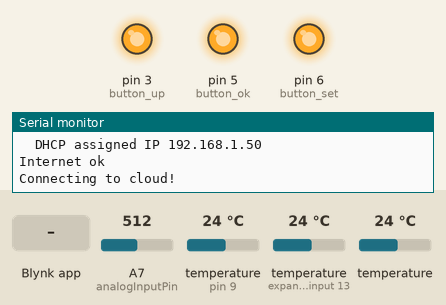
Recording of a sketch running on a simulated Arduino Nano, built with avr-gcc and run on an emulated ATmega328P. Shown: output pins drawn as LEDs (lit = HIGH), the last lines printed to the serial monitor. Inputs (shaded band) come from the test bench; at power-on: temperature 24 °C, A7 (analogInputPin) = 512, temperature (sensors on pin 9, expander input 13) 24 °C. WiFi joins after 1.5 s; servers stay silent unless stated; pins used as bus, display or sensor lines are not drawn.

Above: at 2.7 s.
2.8 s: Blynk app writes 1 to V1
At 3.0 s:
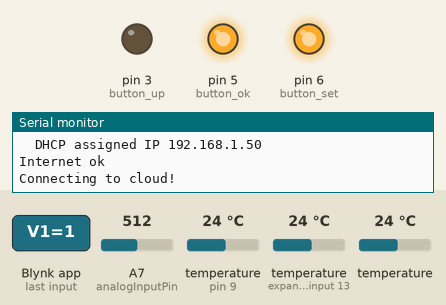
4.6 s: temperature (sensor 209) set to 9 °C
At 9.5 s:
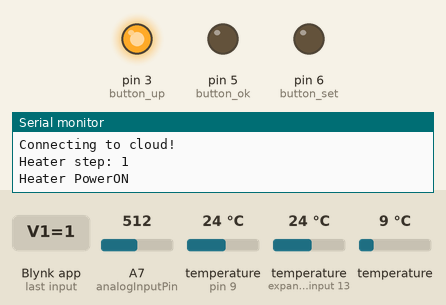
12.1 s: Blynk app writes 200 to V1
At 13.5 s:
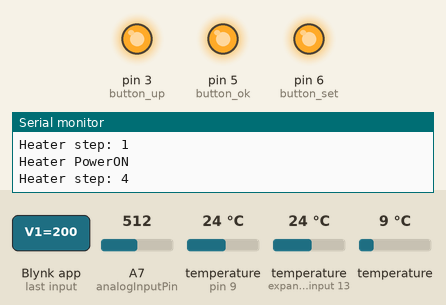
Timing chart, 0 to 15.1 s (numbered marks = the images above; inputs shaded):
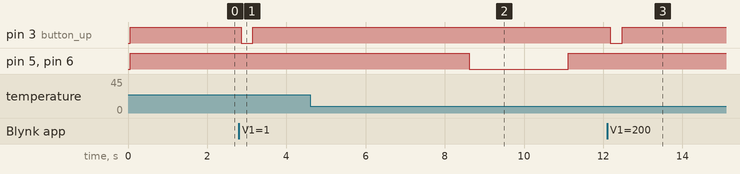

The sketch:

Carduino_v2.ino
```cpp
/*************************************************************
  This example shows how to use Arduino Ethernet shield (W5100)
  to connect your project to Blynk.

  NOTE: Pins 10, 11, 12 and 13 are reserved for Ethernet module.
        DON'T use them in your sketch directly!

  WARNING: If you have an SD card, you may need to disable it
        by setting pin 4 to HIGH. Read more here:
        https://www.arduino.cc/en/Main/ArduinoEthernetShield

  This is a simple demo of sending and receiving some data.
  Be sure to check out other examples!
 *************************************************************/

// Blynk App*******************************************************************
/* Fill-in information from Blynk Device Info here */
#define BLYNK_TEMPLATE_ID   "SECRET"
#define BLYNK_TEMPLATE_NAME "SECRET"
#define BLYNK_AUTH_TOKEN    "SECRET"
#define BLYNK_PRINT Serial
#define W5100_CS  10
#define SDCARD_CS 4
#include <BlynkSimpleEthernet.h>

/*
BlynkTimer timer;
// This function sends Arduino's up time every second to Virtual Pin (5).
void myTimerEvent()
{
  // You can send any value at any time.
  // Please don't send more that 10 values per second.
  Blynk.virtualWrite(V5, millis() / 1000);
}
*/

// Ethernet Shield*******************************************************************
#include <SPI.h>
#include <Ethernet.h>
// Enter a MAC address for your controller below.
// Newer Ethernet shields have a MAC address printed on a sticker on the shield
byte mac[] = { 0xDE, 0xAD, 0xBE, 0xEF, 0xFE, 0xED };
// Set the static IP address to use if the DHCP fails to assign
IPAddress ip(192, 168, 0, 177);
IPAddress myDns(192, 168, 0, 1);
// Initialize the Ethernet client library
// with the IP address and port of the server
// that you want to connect to (port 80 is default for HTTP):
char server[] = "www.google.com";    // name address for Google (using DNS) for tests

EthernetClient client;

// TempSensors*****************************************************************
#include <OneWire.h>
#include <DallasTemperature.h>
// Data wire is plugged into port 2 on the Arduino
#define ONE_WIRE_BUS 9 //Digital Pin
#define TEMPERATURE_PRECISION 9 //Bits
// Setup a oneWire instance to communicate with any OneWire devices
// (not just Maxim/Dallas temperature ICs)
OneWire oneWire(ONE_WIRE_BUS);
// Pass our oneWire reference to Dallas Temperature.
DallasTemperature sensors(&oneWire);
// arrays to hold device addresses
DeviceAddress TempSensorInsideFront, TempSensorInsideBack, TempSensorOutside;

//VOLTSENSOR*******************************************************************
const int analogInputPin = A7;
const float R1 = 30000.0;
const float R2 = 7500.0;
const float TriggerVolt = 13;
float VoltSensor = 0.0;
float vArduino = 0.0;
float vActual = 0.0;
int rawValueRead= 0;

// RELAYS def******************************************************************
const int consumer_power =  8;
const int heaterpower    =  7;
const int button_set     =  6;
const int button_ok      =  5;
const int button_down    =  4;
const int button_up      =  3;
const int button_power   =  2;

// VARS************************************************************************
bool blynk_started            = false;
int app_heatervalue           = 0;
int heater_stepvalue          = 0;
float temp_inside_front       = 0;
float temp_inside_back        = 0;
float temp_outside            = 0;
unsigned long previousMillis  = 0;        // Stores the time when the event was last triggered
unsigned long heaterStartTime = 0;        // Variable to store the time once heater got started
unsigned long heaterStopTime  = 0;        // Variable to store the time once stop impulse has sent
const long temp_interval      = 600000;   // 10 minutes in milliseconds
const long sensor_interval    = 10000;    // Interval in milliseconds (10 seconds)
const long cooldownDuration   = 600000;   // 10 min needed to cooldown the heater
bool heater_cooldown          = false;
bool heater_active            = false;

// SETUP************************************************************************
void setup()
{
  Serial.begin(9600);

  // TEMP
  sensors.begin(); // Start up the library
  Serial.print(sensors.getDeviceCount(), DEC);
  Serial.println(" devices.");
  if (!sensors.getAddress(TempSensorInsideFront, 0)) Serial.println("Unable to find address for TempSensor Inside Front");
  if (!sensors.getAddress(TempSensorInsideBack, 1)) Serial.println("Unable to find address for TempSensor Inside Back");
  if (!sensors.getAddress(TempSensorOutside, 2)) Serial.println("Unable to find address for TempSensor Outside");

  // Set the resolution to 9 bit per device
  sensors.setResolution(TempSensorInsideFront, TEMPERATURE_PRECISION);
  sensors.setResolution(TempSensorInsideBack, TEMPERATURE_PRECISION);
  sensors.setResolution(TempSensorOutside, TEMPERATURE_PRECISION);

  // Relais
  pinMode(consumer_power, OUTPUT);
  pinMode(heaterpower, OUTPUT);
  pinMode(button_set, OUTPUT);
  pinMode(button_ok, OUTPUT);
  pinMode(button_up, OUTPUT);
  pinMode(button_down, OUTPUT);
  pinMode(button_power, OUTPUT);
  digitalWrite(consumer_power, HIGH);
  digitalWrite(heaterpower, HIGH);
  digitalWrite(button_set, HIGH);
  digitalWrite(button_ok, HIGH);
  digitalWrite(button_up, HIGH);
  digitalWrite(button_down, HIGH);
  digitalWrite(button_power, HIGH);

  // start the Ethernet connection:
  Serial.println("Initialize Ethernet with DHCP:");
  if (Ethernet.begin(mac) == 0) {
    Serial.println("Failed to configure Ethernet using DHCP");
    // Check for Ethernet hardware present
    if (Ethernet.hardwareStatus() == EthernetNoHardware) {
      Serial.println("Ethernet shield was not found.  Sorry, can't run without hardware. :(");
      while (true) {
        delay(1); // do nothing, no point running without Ethernet hardware
      }
    }
    if (Ethernet.linkStatus() == LinkOFF) {
      Serial.println("Ethernet cable is not connected.");
    }
    // try to congifure using IP address instead of DHCP:
    Ethernet.begin(mac, ip, myDns);
  } else {
    Serial.print("  DHCP assigned IP ");
    Serial.println(Ethernet.localIP());
  }

  // Blynk
  pinMode(SDCARD_CS, OUTPUT);
  digitalWrite(SDCARD_CS, HIGH);            // Deselect the SD card
}

// *******************************************************************************

void BlynkLoop()
{
  //Check if connected with Blynk
  //Programm should work also without Blynk
  if (!Blynk.connected() && client.connect(server, 80))
  {
    client.stop();                                          //Internet is connected
    Serial.println("Internet ok");
    if (!blynk_started)
    {
      Blynk.config(BLYNK_AUTH_TOKEN);
      blynk_started = true;
    }
    Serial.println("Connecting to cloud!");
    Blynk.connect();
    //sync current values
    Blynk.virtualWrite(V0, app_heatervalue);                //Heater switch
    Blynk.virtualWrite(V1, heater_stepvalue);               //Heater steps
    Blynk.virtualWrite(V2, temp_inside_front);
    Blynk.virtualWrite(V3, temp_inside_back);
    Blynk.virtualWrite(V4, temp_outside);
  }
  else if (Blynk.connected())
  {
    //Blynk.syncAll();                         //optional for sync
    Blynk.run(); //runs all Blynk stuff
    //timer.run(); //runs Blynk timer
  }
}

float readVoltage()
{
  rawValueRead = analogRead(analogInputPin);
  vArduino = (rawValueRead * 5.0) / 1024.0;
  vActual = vArduino / (R2/(R1+R2));
  return vActual;
}

void printTemperature(DeviceAddress deviceAddress)
{
  float tempC = sensors.getTempC(deviceAddress);
  if(tempC == DEVICE_DISCONNECTED_C)
  {
    Serial.println("Error: Could not read temperature data");
    return;
  }
    // Serial.print("Temp °C: ");
    // Serial.print(tempC);
    // Serial.println("");
  if(deviceAddress == TempSensorInsideFront)
  {
    temp_inside_front = tempC;
  }
  if(deviceAddress == TempSensorInsideBack)
  {
    temp_inside_back = tempC;
  }
  if(deviceAddress == TempSensorOutside)
  {
    temp_outside = tempC;
  }
}

void printTempData(DeviceAddress deviceAddress)
{
  printTemperature(deviceAddress);
}

// This function is called every time the Virtual Pin 0 state changes
BLYNK_WRITE(V0) //Heater ON/OFF
{
  // Set incoming value from pin V0 to a variable
  app_heatervalue = param.asInt();
  // Update state in app
  if(app_heatervalue == 1 && !heater_active)
  {
    Serial.println("APP: Start heating");
    if(digitalRead(heaterpower) == HIGH) heater_powerON(); //Check if heater have power and connect it.
    heater_start();
  }
  else if(app_heatervalue == 0 && heater_active) heater_stop();

}

BLYNK_WRITE(V1) //Get Heater steps
{
  int app_stepvalue = param.asInt();
  if (app_stepvalue > heater_stepvalue) heater_stepup();
  if (app_stepvalue < heater_stepvalue) heater_stepdown();
}

void heater_start()
{
  digitalWrite(button_power, LOW);
  delay(2500);
  digitalWrite(button_power, HIGH);
  heaterStartTime = millis();
  heater_active = true;
  Blynk.virtualWrite(V0, 1);
  Serial.println("Heater Start");
}

void heater_stop()
{
  digitalWrite(button_power, LOW);
  delay(2500);
  digitalWrite(button_power, HIGH);
  heater_cooldown = true;
  heaterStopTime = millis();
  heaterStartTime = 0;
  heater_active = false;
  Serial.println("Heater Stop / Cooldown");
}

void heater_cooldown_check()
{
  if (heater_cooldown && !heater_active)
  {
    // Check if cooldown duration has been reached
    if ((millis() - heaterStopTime) >= cooldownDuration)
    {
      heater_cooldown = false;
      Serial.println("Cooldown finish!");
    }
  }
}

void heater_stepup()
{
  digitalWrite(button_up, LOW);
  delay(300);
  digitalWrite(button_up, HIGH);
  //check max value
  if (heater_stepvalue == 6) heater_stepvalue = 1;
  else heater_stepvalue++;
  Serial.print("Heater step: ");
  Serial.println(heater_stepvalue);
  Blynk.virtualWrite(V1, heater_stepvalue);
}

void heater_stepdown() {
  digitalWrite(button_down, LOW);
  delay(300);
  digitalWrite(button_down, HIGH);
  if(heater_stepvalue == 1) //Check min value
  {
    heater_stepvalue = 6; //Chan
  }
  else
  {
    heater_stepvalue--;
  }
  Serial.print("Heater step: ");
  Serial.println(heater_stepvalue);
  Blynk.virtualWrite(V1, heater_stepvalue);
}

void heater_powerON() {
  //Connect heater to power and set mountain mode (less fuel consumption)
  digitalWrite(heaterpower, LOW);
  Serial.println("Heater PowerON");
  heater_stepvalue = 3;
  delay(4000); //delay to start to heaterprogramm
  digitalWrite(button_set, LOW);
  digitalWrite(button_ok, LOW);
  delay(2500);
  digitalWrite(button_set, HIGH);
  digitalWrite(button_ok, HIGH);
  Blynk.virtualWrite(V1, heater_stepvalue);
}

void heater_powerOFF()
{
  if (!heater_cooldown) //Never poweroff during cooldown
  {
    digitalWrite(heaterpower, HIGH);
    Serial.println("Heater PowerOFF");
    heater_stepvalue = 0;
    Blynk.virtualWrite(V0, heater_stepvalue);
  }
}

void loop()
{
  //Trigger consumer relay if Voltage has reached (Batterie get charged by motor or photovoltaik)
  if ((readVoltage() >= TriggerVolt) && digitalRead(consumer_power) == HIGH)
  {
    delay(3000); //wait 3 sec to make sure that voltage is stable
    if (readVoltage() >= TriggerVolt)
    {
      digitalWrite(consumer_power, LOW);
      Serial.println("Consumer relay ON!");

    }
    else Serial.println("Volt unstable: Relay not triggert!");
  }
  //Turn off if Voltage is too low
  if ((readVoltage() < TriggerVolt) && digitalRead(consumer_power) == LOW)
  {
    delay(3000);
    if (readVoltage() < TriggerVolt)
    {
      digitalWrite(consumer_power, HIGH);
      Serial.println("Consumer relay OFF!");
    }
  }

  //secruity function to check if the heater is in the cooldown process
  heater_cooldown_check();

  // TEMP sensors
  // call sensors.requestTemperatures() to issue a global temperature
  // request to all devices on the bus
  sensors.requestTemperatures();
  printTempData(TempSensorInsideFront);
  printTempData(TempSensorInsideBack);
  printTempData(TempSensorOutside);
  //Send temp data to Cloud
  if ((millis() - previousMillis) >= sensor_interval)
  {
    Blynk.virtualWrite(V2, temp_inside_front);
    Blynk.virtualWrite(V3, temp_inside_back);
    Blynk.virtualWrite(V4, temp_outside);
    previousMillis = millis(); //safe time for next event
  }

  // HEATER Conditions
  //Connect heater to powersupply if outside temp is below 10°C
  if (digitalRead(heaterpower) == HIGH && temp_outside < 10)
  {
    heater_powerON();
  }
  else if (digitalRead(heaterpower) == LOW && temp_outside >= 10 && !heater_active && !heater_cooldown)
  {
    heater_powerOFF();
  }

  //Roomcontrol heating start heating below 16°C or stop above 17°C
  if (app_heatervalue == 1)
  {
    if ((temp_inside_front < 16 && temp_inside_back < 15) && !heater_active)
    {
      Serial.println("Room too cold!");
      heater_start();

    }
    if ((temp_inside_front >= 17 || temp_inside_back >= 16) && heater_active)
    {
      // Check if the time elapsed since the temperature reached is more than X minutes
      if ((millis() - heaterStartTime) > temp_interval)
      {
        Serial.println("Room Temp reached!");
        heater_stop();
      }
    }
  }

  //Check Blynk connection and send data
  BlynkLoop();
}
```

Measured:
- after the input at 2.8 s, pin 3 (button_up): HIGH → LOW after 0.05 s, → HIGH 0.30 s later
- after the input at 4.6 s, pin 5 (button_ok), pin 6 (button_set): HIGH → LOW after 4.0 s, → HIGH 2.5 s later
- after the input at 12.1 s, pin 3 (button_up): HIGH → LOW after 0.08 s, → HIGH 0.30 s later
